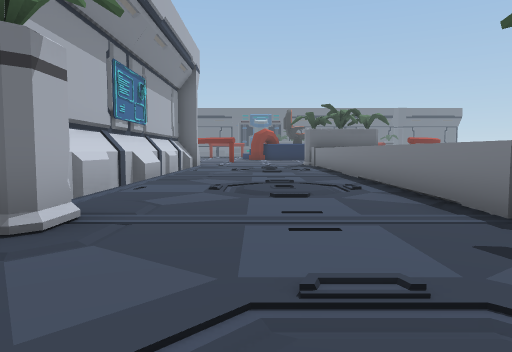
view 1 (above)

23 first-person views from a walk through a Unity game level. The camera is 1.3 m above the floor, tilts 4° down and sees 70° across. The floor is counted in squares, 2 m on a side. Each view is taken from the middle of a square. On the plan, view 1 faces up. The plan holds only what a view shows up to about 11 squares ahead; the rest is blank. The place goes on beyond the plan.

view 2
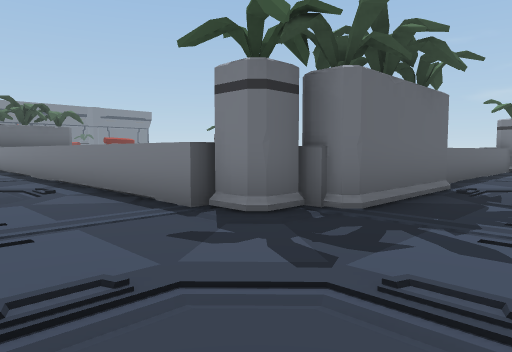

view 3
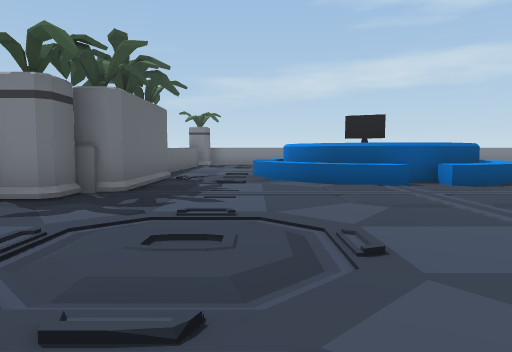

view 4
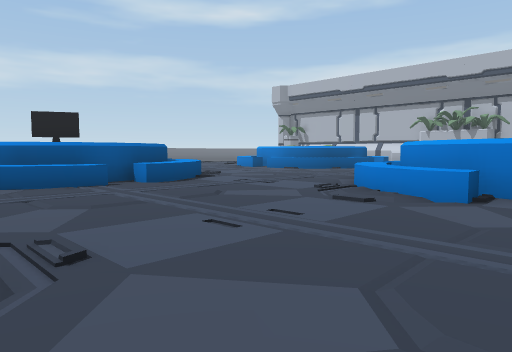

view 5
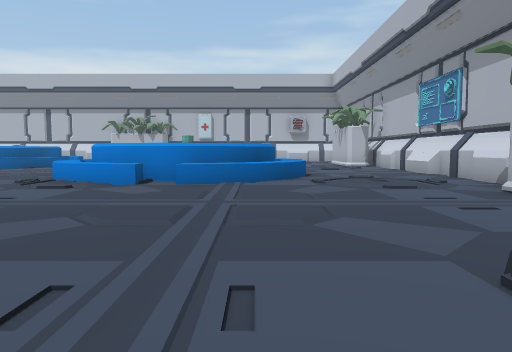

view 6
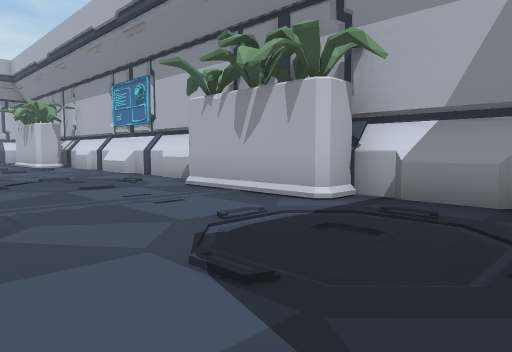

view 7
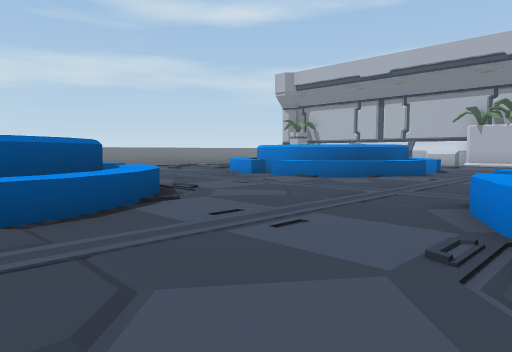

view 8
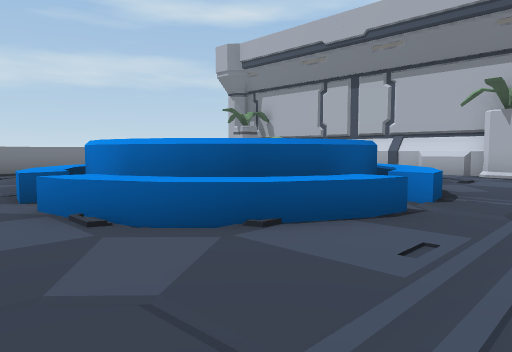

view 9
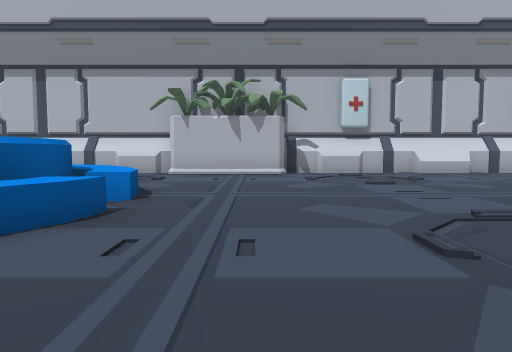

view 10
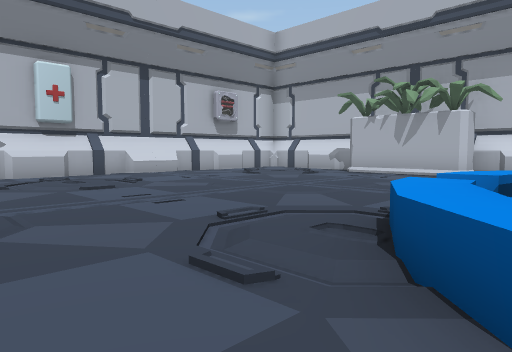

view 11
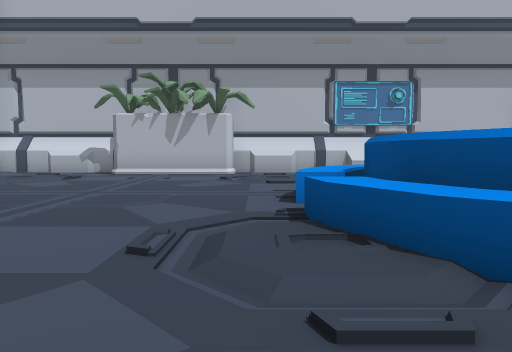

view 12
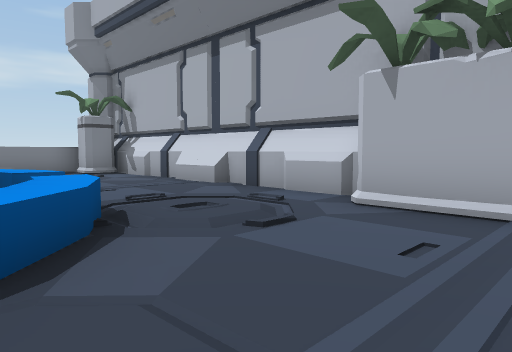

view 13
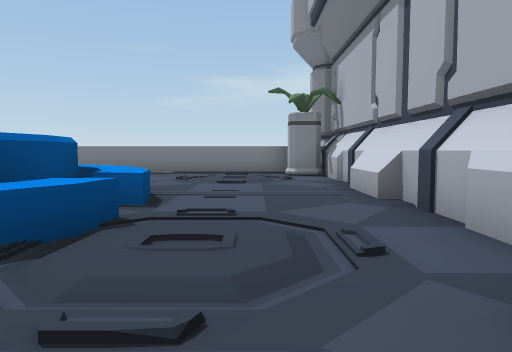

view 14
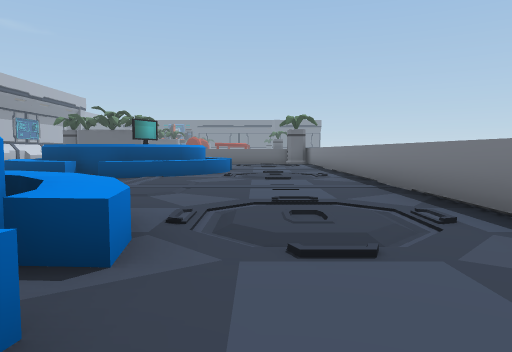

view 15
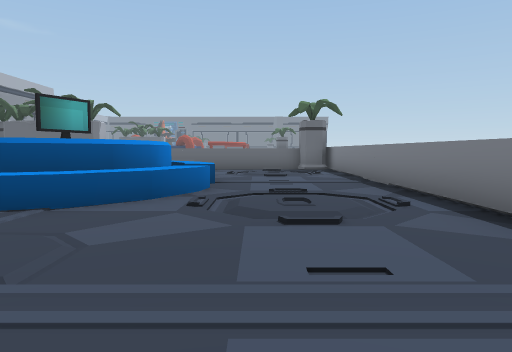

view 16
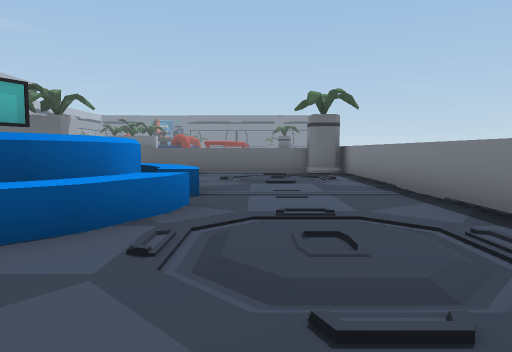

view 17
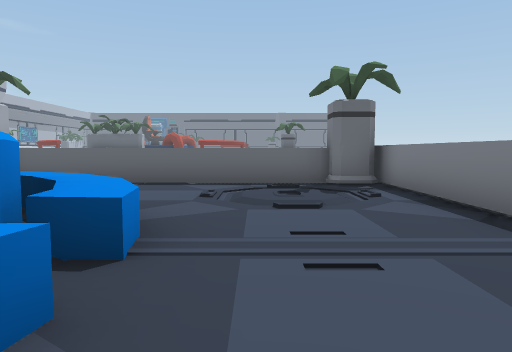

view 18
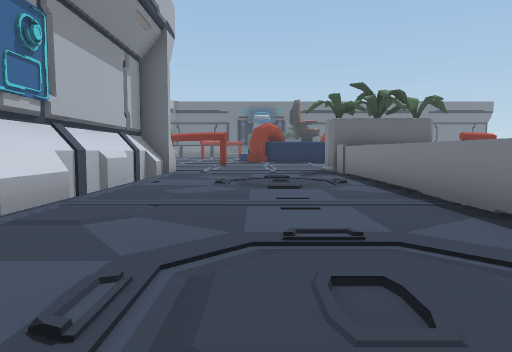

view 19
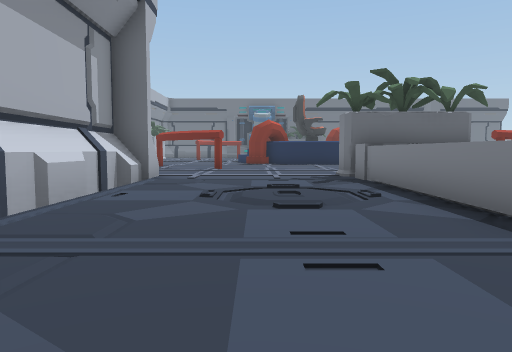

view 20
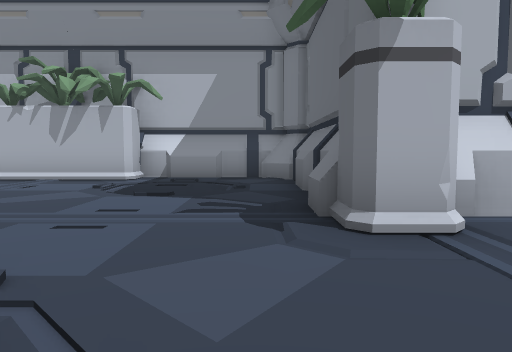

view 21
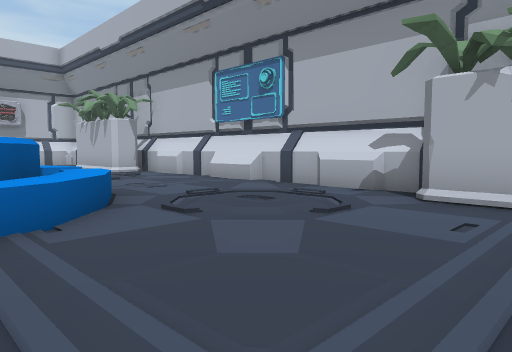

view 22
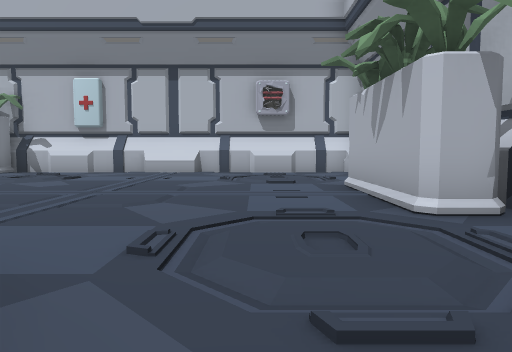

view 23
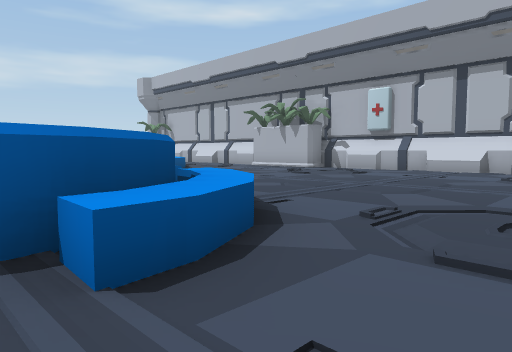

### Floor plan
Key: @ floor where view 1 was taken; # wall or solid block; . floor; ^ raised ledge.
Columns run from 8 left of view 1 to 15 right of it. Each row starts with its distance up from view 1.
 17       ....#
 16      #....##
 15      #.....#
 14      #.....#
 13      #.....#
 12      #.....#
 11      #.....#
 10      #.....^
  9      #.....^
  8      #.....#
  7      #.....#
  6      #.....#
  5      #.....#
  4      #.....^
  3 #######....#^  ^^^^^^^^
  2 #...........###.......##
  1 #......................#
  0 #.......@......^.^.....#
 -1 ##............^###^....#
 -2  #...........^^   #^...^
 -3 ##............^   #....^
 -4 #............^^   #^...#
 -5 #.....^.^.....^^^^^....#
 -6 #....^^^^^....^^#^.....#
 -7 #...^^   ^^............#
 -8 #....^    .............^
 -9 #...^^    ^............^
-10 #...^^^ ^^.....^.^.....#
-11 #....^^#^.....^^^^^....#
-12 #............^^^  ^^...#
-13 ##...........^^    ^...#
-14 ##...........^^    ^...^
-15 ##...........^^   ^ . .^
-16 #.............^^#^^....#
-17 #......................#
-18 #......................#
-19 #..........###........##
-20 ############ ###########

Where each view was taken, in squares from view 1:
view 1: 0 up, 0 right, facing up
view 2: 0 up, 0 right, facing up-right
view 3: 0 up, 2 left, facing right
view 4: 0 up, 2 left, facing down-right
view 5: 2 up, 3 left, facing down
view 6: 2 up, 3 left, facing down-left
view 7: 3 down, 1 right, facing down-right
view 8: 9 down, 3 right, facing down-right
view 9: 9 down, 3 right, facing down
view 10: 10 down, 3 right, facing down-left
view 11: 12 down, 3 right, facing left
view 12: 15 down, 3 right, facing down-right
view 13: 18 down, 4 right, facing right
view 14: 15 down, 12 right, facing up
view 15: 10 down, 12 right, facing up
view 16: 8 down, 12 right, facing up
view 17: 5 down, 12 right, facing up
view 18: 5 up, 0 right, facing up
view 19: 7 up, 0 right, facing up
view 20: 2 up, 1 right, facing left
view 21: 2 down, 2 left, facing down-left
view 22: 9 down, 5 left, facing down
view 23: 8 down, 6 left, facing down-right
